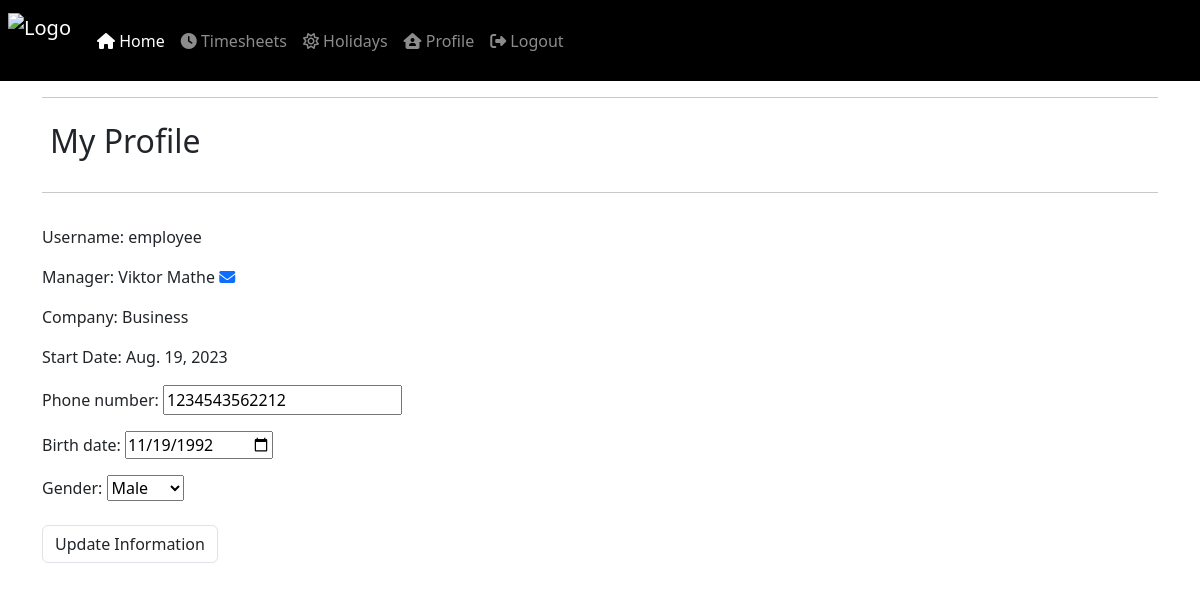
Page /profile/ (signed in) on the committed database.
### employees/models.py (models this page shows, shortened)
class EmployeeProfile(models.Model):
    APPROVE_CHOICES = ((0, 'Pending'), (1, 'Approved'))
    GENDER_CHOICES = (('M', _('Male')), ('F', _('Female')))
    user = models.ForeignKey(User, on_delete=models.CASCADE)
    phone_number = models.IntegerField(blank=True, null=True)
    birth_date = models.DateField(blank=True, null=True)
    gender = models.CharField(max_length=1, choices=GENDER_CHOICES,blank=True, null=True)
    job_role = models.ForeignKey(JobRole,on_delete=models.CASCADE, blank=True, null=True)
    line_manager = models.ForeignKey(ManagerProfile, on_delete=models.CASCADE, blank=True, null=True,related_name="%(app_label)s_%(class)s_line_manager")
    approved = models.BooleanField(choices=APPROVE_CHOICES, default=0)
    company = models.ForeignKey(Business, on_delete=models.CASCADE, blank=True, null=True)
    start_date = models.DateField(default=None, blank=True, null=True)
    end_date = models.DateField(null=True, blank=True)

### manager/models.py (models this page shows)
class ManagerProfile(models.Model):
    user = models.ForeignKey(User, on_delete=models.CASCADE)
    phone_number = models.IntegerField(blank=True, null=True)
    company = models.ForeignKey(Business, on_delete=models.CASCADE, editable=False)
    def __str__(self):
        return self.user.first_name + " " + self.user.last_name

class Business(models.Model):
    business_name = models.CharField(max_length=1024)
    manager = models.ForeignKey(User, on_delete=models.CASCADE, blank=True, null=True)
    def __str__(self):
        return self.business_name

### employees/views.py (the view)
# urls.py: path('profile/', views.employee_profile, name='profile'),
@login_required
def employee_profile(request):
    employee = get_object_or_404(EmployeeProfile, user=request.user)
    if request.method == 'POST':
        form = EmployeeProfileForm(request.POST, instance=employee)
        if form.is_valid():
            form.save()
            messages.success(
                request, 'Your profile information has been updated!')
    else:
        form = EmployeeProfileForm(instance=employee)
    template = 'profile.html'
    context= {
        'form': form,
        'employee': employee,
    }
    return render(request, template, context)

### employees/forms.py
class EmployeeProfileForm(forms.ModelForm):
    class Meta:
        model = EmployeeProfile
        fields = ('phone_number', 'birth_date', 'gender', )
        exclude = ('user','line_manager','company','start_date','approved', )
        widgets = { 'birth_date': DateInput()
        }

### employees/templates/profile.html (shortened to what this page needs)
{% extends "base.html" %}
{% load static %}
{% block content %}
<div class="container">
    <div class="row">
        <div class="col">
            <hr>
            <h2 class="text p-2 mb-4">My Profile</h2>
            <hr>
        </div>
        {% if employee.approved == False %}
        <div class="row">
        <p> Your account has NOT been approved yet. Please contact with your manager</p>
        </div>
        {% else %}
    </div>
    <div class="row">
        <div class="col-12 col-lg-6">
            <form class="mt-3 profile-update-form text" action="{% url 'profile' %}" method="POST"
                id="profile-update-form">
                <p>Username: {{employee.user}}</p>
                <p>Manager: {{employee.line_manager}} <a href="#"><i class="text fa-solid fa-envelope"></i></a></p>
                <p>Company: {{employee.company}}</p>
                <p>Start Date: {{employee.start_date}}</p>
                {{ form.as_p }}
                <button class="btn rounded-2 text float-right border mt-2">Update Information</button>
            </form>
        </div>
        {% endif %}
{% endblock %}

### rows in the picture
EmployeeProfile: user "employee", line_manager "Viktor Mathe", company "Business", start_date "Aug. 19, 2023", phone_number "1234543562212", birth_date "11/19/1992", gender "Male"
